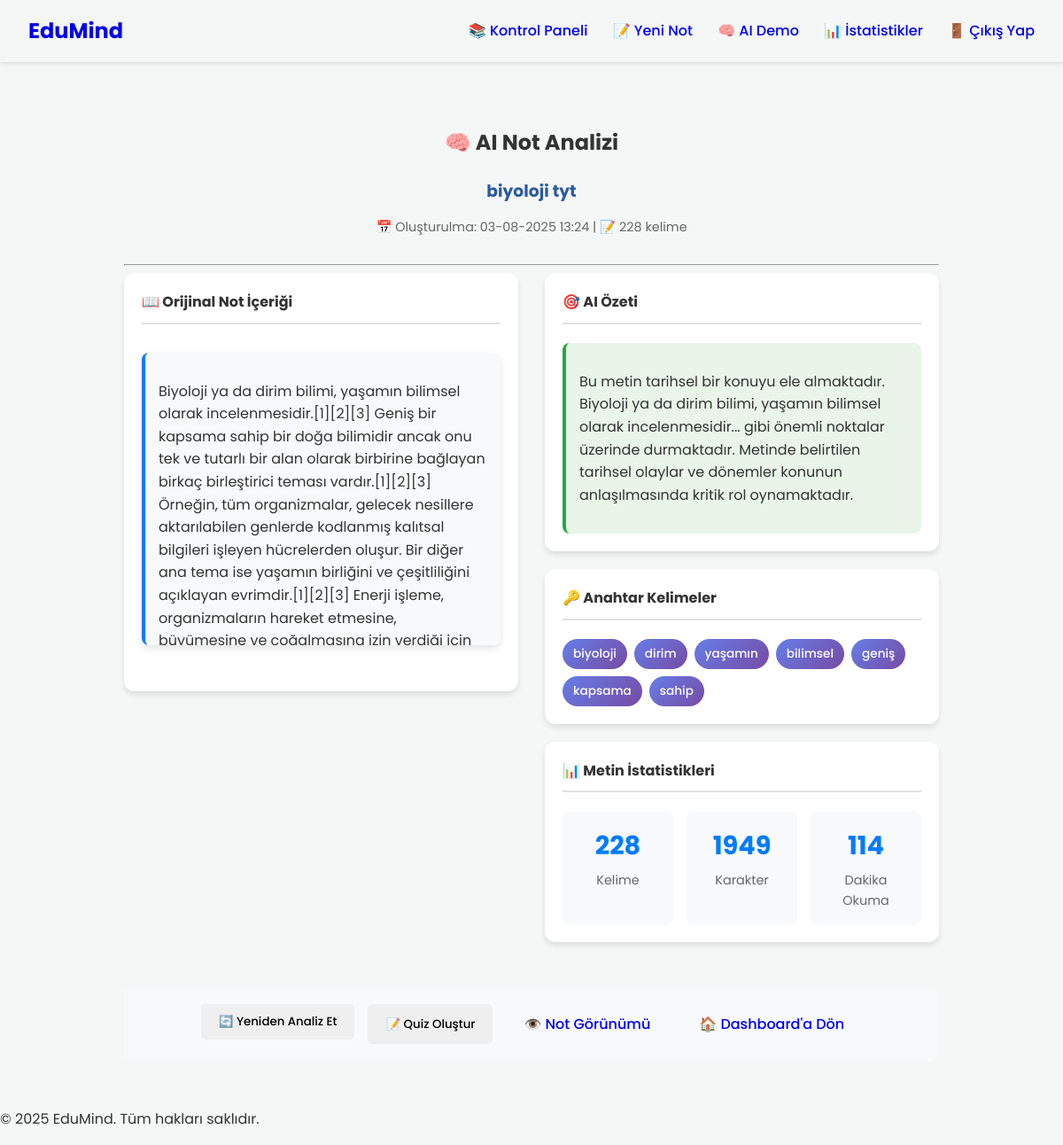
The app's page /note/8/analyze (signed in) with its own data.
### app/models.py (models this page shows, shortened)
class Note(db.Model):
    id = db.Column(db.Integer, primary_key=True)
    title = db.Column(db.String(100), nullable=False)
    content = db.Column(db.Text, nullable=False)
    summary = db.Column(db.Text, nullable=True) # AI tarafından oluşturulan özet
    keywords = db.Column(db.String(200), nullable=True) # AI tarafından çıkarılan anahtar kelimeler
    date_posted = db.Column(db.DateTime, nullable=False, default=datetime.utcnow)
    user_id = db.Column(db.Integer, db.ForeignKey('user.id'), nullable=False)

### app/routes.py (the view)
@main_bp.route("/note/<int:note_id>/analyze", methods=['GET', 'POST'])
@login_required
def analyze_note(note_id):
    note = Note.query.get_or_404(note_id)
    if note.author != current_user:
        return redirect(url_for('main.dashboard'))
    analysis = None
    if request.method == 'POST':
        user_level = current_user.age_group if current_user.age_group else "teen"
        analysis = enhanced_summarize_and_get_keywords(note.content, user_level)
        note.summary = analysis.get('summary', note.summary)
        note.keywords = analysis.get('keywords', note.keywords)
        db.session.commit()
        flash('Not yeniden analiz edildi! 🔄', 'success')
    else:
        analysis = {
            'summary': note.summary,
            'keywords': note.keywords,
            'word_count': len(note.content.split()) if note.content else 0,
            'mode': 'existing'
        }
    return render_template('analyze_note.html', title=f'{note.title} - Analiz', note=note, analysis=analysis)

### app/__init__.py (called while the page is built)
def create_app():
    app = Flask(__name__)
    app.config.from_object(Config)
    try:
        os.makedirs(app.instance_path)
    except OSError:
        pass
    db.init_app(app)
    login_manager.init_app(app)
    from app.routes import main_bp
    app.register_blueprint(main_bp)
    from app.models import User
    @login_manager.user_loader
    def load_user(user_id):
        return User.query.get(int(user_id))
    with app.app_context():
        db.create_all() # Veritabanı tablolarını oluştur
    return app

### app/templates/analyze_note.html (shortened to what this page needs)
{% extends "base.html" %}
{% block content %}
<div class="analyze-container">
    <div class="analyze-header">
        <h2>🧠 AI Not Analizi</h2>
        <div class="note-info">
            <h3>{{ note.title }}</h3>
            <p class="note-meta">
                📅 Oluşturulma: {{ note.date_posted.strftime('%d-%m-%Y %H:%M') }}
                | 📝 {{ analysis.word_count }} kelime
            </p>
        </div>
    </div>
    <hr>
    <div class="analyze-grid">
        <div class="original-content">
            <div class="content-card">
                <h4>📖 Orijinal Not İçeriği</h4>
                <div class="content-box">
                    <p>{{ note.content }}</p>
                </div>
            </div>
        </div>
        <div class="analysis-content">
            <div class="content-card summary-card">
                <h4>🎯 AI Özeti</h4>
                <div class="summary-content">
                    <p>{{ analysis.summary }}</p>
                </div>
            </div>
            <div class="content-card keywords-card">
                <h4>🔑 Anahtar Kelimeler</h4>
                <div class="keywords-container">
                    {% if analysis.keywords %}
                        {% for keyword in analysis.keywords.split(',') %}
                            <span class="keyword-tag">{{ keyword.strip() }}</span>
                        {% endfor %}
                    {% else %}
                        <span class="no-keywords">Anahtar kelime bulunamadı</span>
                    {% endif %}
                </div>
            </div>
            <div class="content-card stats-card">
                <h4>📊 Metin İstatistikleri</h4>
                <div class="stats-grid">
                    <div class="stat-item">
                        <span class="stat-number">{{ analysis.word_count }}</span>
                        <span class="stat-label">Kelime</span>
                    </div>
                    <div class="stat-item">
                        <span class="stat-number">{{ note.content|length }}</span>
                        <span class="stat-label">Karakter</span>
                    </div>
                    <div class="stat-item">
                        <span class="stat-number">{{ (analysis.word_count * 0.5)|round|int }}</span>
                        <span class="stat-label">Dakika Okuma</span>
                    </div>
                </div>
            </div>
        </div>
    </div>
    <div class="action-section">
        <div class="action-buttons">
            <form method="POST" style="display: inline;">
                <button type="submit" class="btn btn-primary">
                    🔄 Yeniden Analiz Et
                </button>
            </form>
            <button onclick="generateQuiz()" class="btn btn-secondary">
                📝 Quiz Oluştur
            </button>
            <a href="{{ url_for('main.view_note', note_id=note.id) }}" class="btn btn-outline">
                👁️ Not Görünümü
            </a>
            <a href="{{ url_for('main.dashboard') }}" class="btn btn-outline">
                🏠 Dashboard'a Dön
            </a>
        </div>
    </div>
</div>
{% endblock %}

### app/static/css/main.css (style rules this page uses)
:root { --font-family: 'Poppins', sans-serif; }
body { font-family: var(--font-family); margin: 0; color: #333; background-color: #f4f7f6; line-height: 1.6; }
a { text-decoration: none; }
.btn { padding: 10px 20px; border: none; border-radius: 5px; cursor: pointer; font-family: var(--font-family); font-weight: 500; transition: background-color 0.3s ease; }
.content-box { max-width: 960px; margin: 2rem auto; padding: 2rem; background: white; border-radius: 8px; box-shadow: 0 4px 8px rgba(0, 0, 0, 0.1); }

### app/templates/analyze_note.html (style rules this page uses)
.analyze-container { max-width: 1200px; margin: 0 auto; padding: 20px; }
.analyze-header { text-align: center; margin-bottom: 30px; }
.note-info h3 { color: #2c5aa0; margin: 10px 0; }
.note-meta { color: #666; font-size: 0.9em; }
.analyze-grid { display: grid; grid-template-columns: 1fr 1fr; gap: 30px; margin-bottom: 30px; }
.content-card { background: white; border-radius: 12px; padding: 20px; box-shadow: 0 4px 6px rgba(0,0,0,0.1); margin-bottom: 20px; }
.content-card h4 { margin-top: 0; color: #333; border-bottom: 2px solid #e0e0e0; padding-bottom: 10px; }
.content-box { background: #f8f9fa; padding: 15px; border-radius: 8px; border-left: 4px solid #007bff; max-height: 300px; overflow-y: auto; }
.summary-content { background: #e8f5e8; padding: 15px; border-radius: 8px; border-left: 4px solid #28a745; }
.keywords-container { display: flex; flex-wrap: wrap; gap: 8px; margin-top: 10px; }
.keyword-tag { background: linear-gradient(135deg, #667eea 0%, #764ba2 100%); color: white; padding: 6px 12px; border-radius: 20px; font-size: 0.85em; font-weight: 500; }
.stats-grid { display: grid; grid-template-columns: repeat(3, 1fr); gap: 15px; margin-top: 15px; }
.stat-item { text-align: center; background: #f8f9fa; padding: 15px; border-radius: 8px; }
.stat-number { display: block; font-size: 1.8em; font-weight: bold; color: #007bff; }
.stat-label { display: block; font-size: 0.9em; color: #666; margin-top: 5px; }
.action-section { background: #f8f9fa; padding: 20px; border-radius: 12px; text-align: center; }
.action-buttons { display: flex; justify-content: center; gap: 15px; flex-wrap: wrap; }

### records on screen
Note: title "biyoloji tyt", date_posted "03-08-2025 13:24", content "Biyoloji ya da dirim bilimi, yaşamın bilimsel olarak incelenmesidir.[1][2][3] Geniş bir kapsama sahip bir doğa bilimidir ancak onu tek ve tutarlı bir alan olarak birbirine bağlayan birkaç birleştirici teması vardır.[1][2][3] Örneğin, tüm organizmalar, gelecek nesillere aktarılabilen genlerde kodlanmış kalıtsal bilgileri işleyen hücrelerden oluşur. Bir diğer ana tema ise yaşamın birliğini ve çeşitliliğini açıklayan evrimdir.[1][2][3] Enerji işleme, organizmaların hareket etmesine,…", summary "Bu metin tarihsel bir konuyu ele almaktadır. Biyoloji ya da dirim bilimi, yaşamın bilimsel olarak incelenmesidir... gibi önemli noktalar üzerinde durmaktadır. Metinde belirtilen tarihsel olaylar ve dönemler konunun anlaşılmasında kritik rol oynamaktadır."

### other values on screen
{{ analysis.word_count }} "228"
{{ keyword.strip() }} "biyoloji" "dirim" "yaşamın" "bilimsel" "geniş" "kapsama" "sahip"
{{ note.content|length }} "1949"
{{ (analysis.word_count * 0.5)|round|int }} "114"
